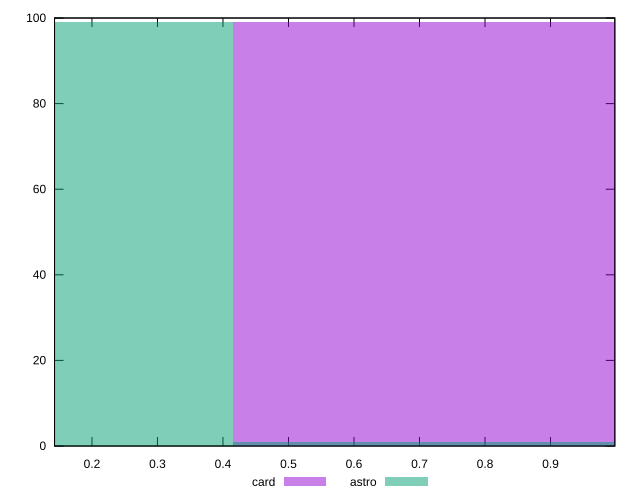

The script that saved this image:
reset

$card <<EOF
0.830327112862024 99
EOF

$astro <<EOF
0 99
0.830327112862024 1
EOF

set key outside below
set boxwidth 0.830327112862024
set xrange [0.1428741794639408:0.9981578300592069]
set yrange [0:100]
set trange [0:100]
set style fill transparent solid 0.5 noborder
set terminal svg size 640, 500 enhanced background rgb 'white'
set output "report/report_00029_2021-02-24T13-36-40.390Z/meta/pScore/comparison/histogram/2_vs_3.svg"

plot $card title "card" with boxes, \
     $astro title "astro" with boxes

reset
